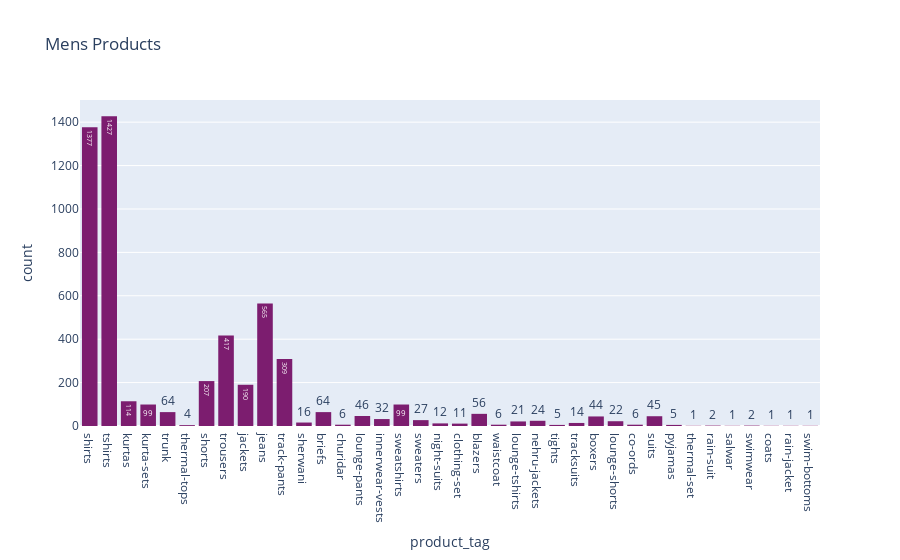

Write notebook code for a chart like this one.
### Markdown cell above
## Mens Clothing

### Code cell
vtitle='Mens Products'
vfigure=px.histogram(data_frame=df[df['categorical_level_2']=='men-clothing'],x='product_tag',text_auto=True,title=vtitle,color_discrete_sequence=colour_theme)
vtitle = vtitle.replace(' ','_')
pyo.plot(vfigure,filename=f'{graph_path}/{vtitle}.html',auto_open=False)
vfigure.show()

### Figure 1 — Plotly figure (JSON) as saved in the notebook; plotly's stock layout.template omitted (floating-point values rounded to 4 significant figures; data arrays with more than 128 entries replaced by an {"elided": "..."} marker saying what was removed)
{"data": [{"bingroup": "x", "hovertemplate": "product_tag=%{x}<br>count=%{y}<extra></extra>", "legendgroup": "", "marker": {"color": "rgb(124, 29, 111)", "pattern": {"shape": ""}}, "name": "", "orientation": "v", "showlegend": false, "texttemplate": "%{value}", "type": "histogram", "x": {"elided": "5343 str values"}, "xaxis": "x", "yaxis": "y"}], "layout": {"barmode": "relative", "legend": {"tracegroupgap": 0}, "title": {"text": "Mens Products"}, "xaxis": {"anchor": "y", "domain": [0, 1], "title": {"text": "product_tag"}}, "yaxis": {"anchor": "x", "domain": [0, 1], "title": {"text": "count"}}}}
